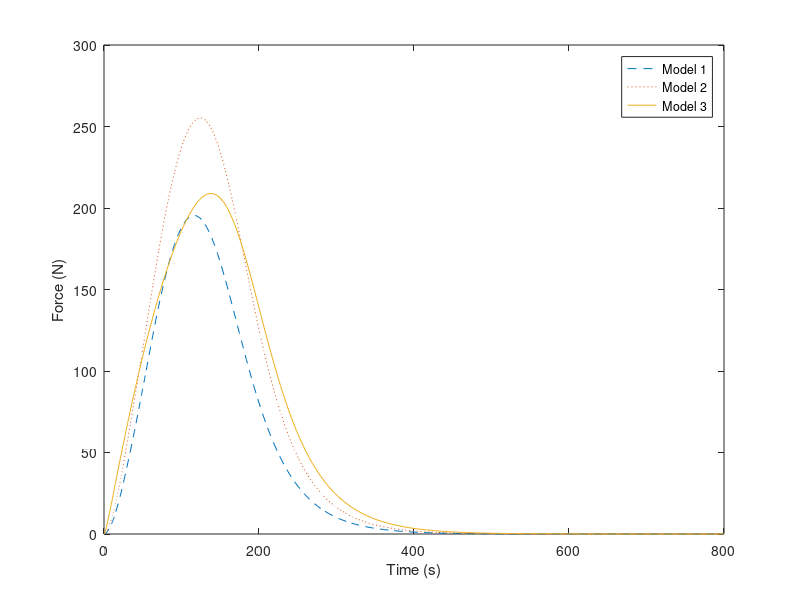
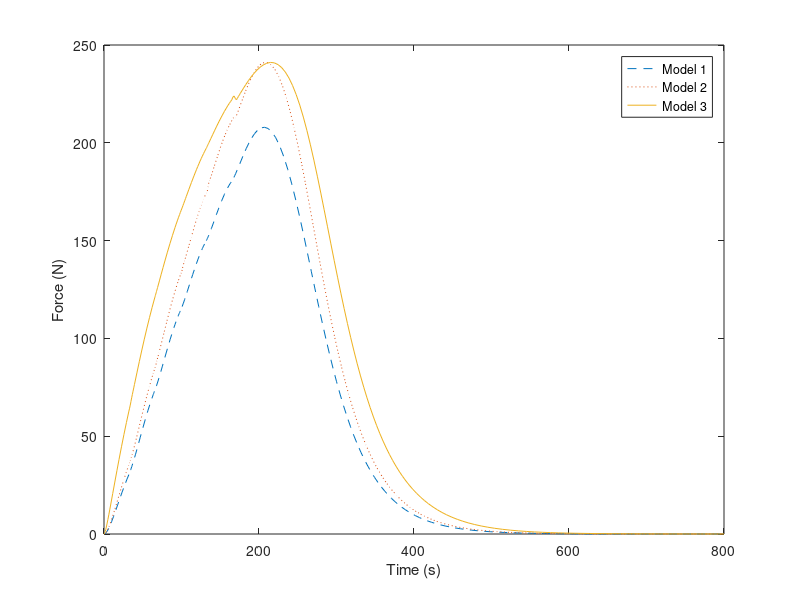
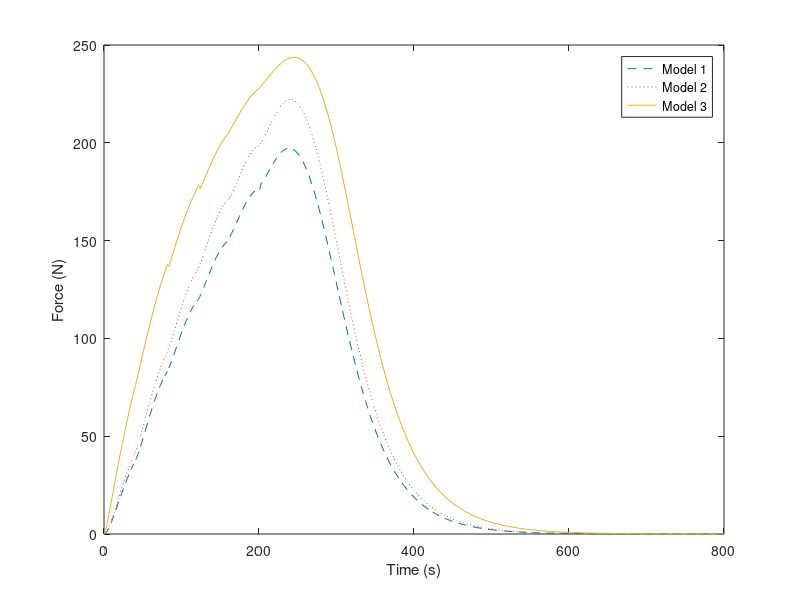
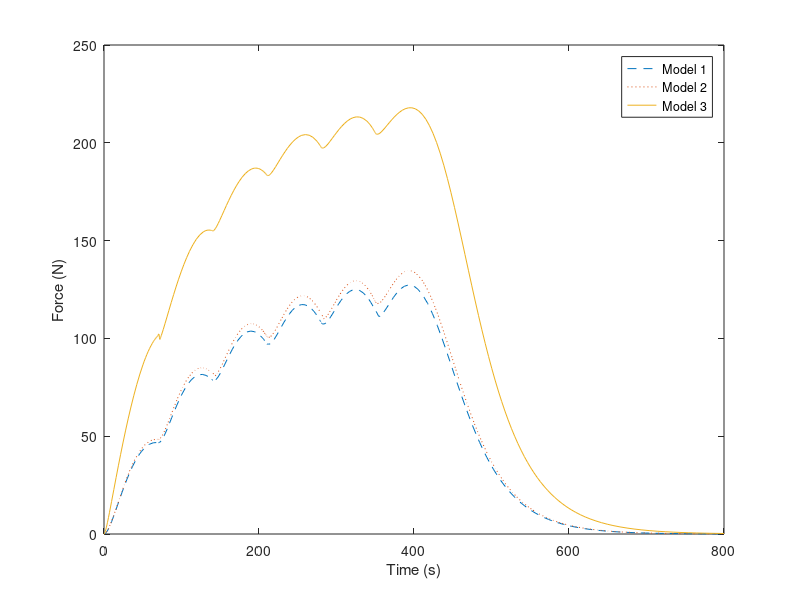

Write the MATLAB code that produced these figures, in order.
close all;
clear;

load('Model1_6pulses.mat');
load('Model2_6pulses.mat');
load('Model3_6pulses.mat');

figure(1);
plot(Model1_CFT10(:, 1), Model1_CFT10(:, 2), '--');
hold on;
plot(Model2_CFT10(:, 1), Model2_CFT10(:, 2), ':');
plot(Model3_CFT10(:, 1), Model3_CFT10(:, 2));
xlabel('Time (s)');
ylabel('Force (N)');
legend('Model 1', 'Model 2', 'Model 3');
hold off;

figure(2);
plot(Model1_CFT33(:, 1), Model1_CFT33(:, 2), '--');
hold on;
plot(Model2_CFT33(:, 1), Model2_CFT33(:, 2), ':');
plot(Model3_CFT33(:, 1), Model3_CFT33(:, 2));
xlabel('Time (s)');
ylabel('Force (N)');
legend('Model 1', 'Model 2', 'Model 3');
hold off;

figure(3);
plot(Model1_CFT40(:, 1), Model1_CFT40(:, 2), '--');
hold on;
plot(Model2_CFT40(:, 1), Model2_CFT40(:, 2), ':');
plot(Model3_CFT40(:, 1), Model3_CFT40(:, 2));
xlabel('Time (s)');
ylabel('Force (N)');
legend('Model 1', 'Model 2', 'Model 3');
hold off;

figure(4);
plot(Model1_CFT70(:, 1), Model1_CFT70(:, 2), '--');
hold on;
plot(Model2_CFT70(:, 1), Model2_CFT70(:, 2), ':');
plot(Model3_CFT70(:, 1), Model3_CFT70(:, 2));
xlabel('Time (s)');
ylabel('Force (N)');
legend('Model 1', 'Model 2', 'Model 3');
hold off;

figure(5);
plot(Model1_CFT100(:, 1), Model1_CFT100(:, 2), '--');
hold on;
plot(Model2_CFT100(:, 1), Model2_CFT100(:, 2), ':');
plot(Model3_CFT100(:, 1), Model3_CFT100(:, 2));
xlabel('Time (s)');
ylabel('Force (N)');
legend('Model 1', 'Model 2', 'Model 3');
hold off;